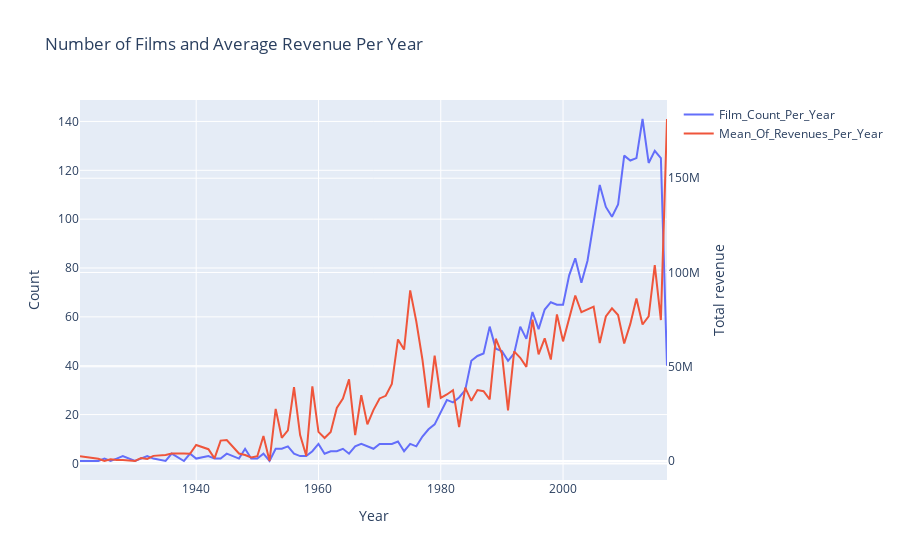

Notebook code cell kept with this figure:
### Markdown cell above
## Mean of Revenue

### Code cell
d1=train['release_date_year'].value_counts().sort_index()
d2=train.groupby(['release_date_year'])['revenue'].mean()
# Pass Data to the x_axis(Film_years), Y_axis(Film_Counts) And Y_axis2 (Sum_of_revenues)
data =[go.Scatter(x=d1.index,y=d1.values,name='Film_Count_Per_Year'),
       go.Scatter(x=d2.index,y=d2.values,name='Mean_Of_Revenues_Per_Year',yaxis='y2')]
# Define the Layout for the line Chart
layout = go.Layout(dict(title = 'Number of Films and Average Revenue Per Year',
                       xaxis = dict(title='Year'),
                        yaxis = dict(title='Count'),
                        yaxis2=dict(title='Total revenue',overlaying='y',side='right'),
                       ),legend = dict(orientation='v'))
#call the plot
py.iplot(dict(data=data,layout=layout))
